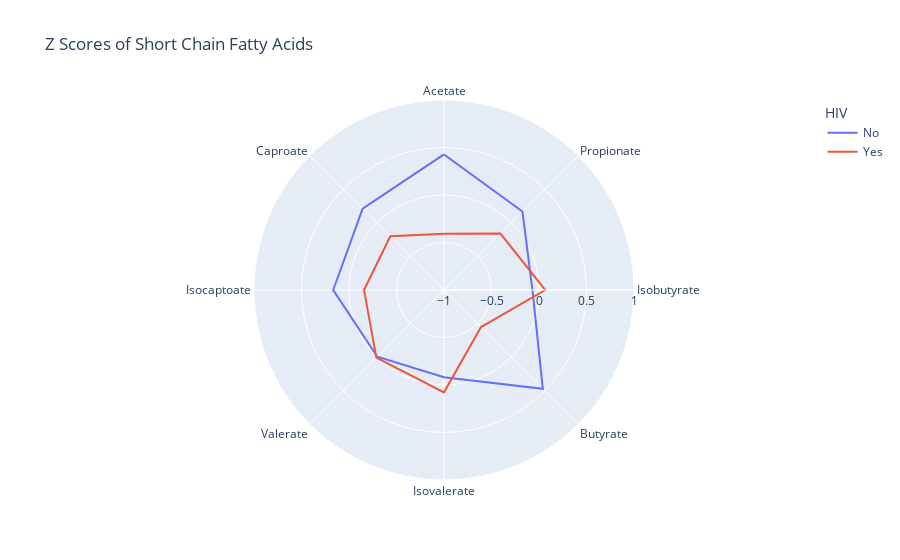

Notebook source saved alongside this figure:
### Code cell
melted_lipids_z = pd.melt(grouped_lipids_z, id_vars="HIV")
fig = px.line_polar(melted_lipids_z,
                    r="value",
                    theta="variable",
                    color="HIV",
                    line_close=True,
                    title="Z Scores of Short Chain Fatty Acids")
fig.update_layout(
  polar=dict(
    radialaxis=dict(
      visible=True,
      range=[-1, 1]
    )))
fig.show()

### Figure 1 — Plotly figure (JSON) as saved in the notebook; plotly's stock layout.template omitted (floating-point values rounded to 4 significant figures)
{"data": [{"hovertemplate": "HIV=No<br>value=%{r}<br>variable=%{theta}<extra></extra>", "legendgroup": "No", "line": {"color": "#636efa", "dash": "solid"}, "marker": {"symbol": "circle"}, "mode": "lines", "name": "No", "r": [0.4269, 0.168, -0.06885, 0.4713, -0.08128, -0.00725, 0.166, 0.2113, 0.4269], "showlegend": true, "subplot": "polar", "theta": ["Acetate", "Propionate", "Isobutyrate", "Butyrate", "Isovalerate", "Valerate", "Isocaptoate", "Caproate", "Acetate"], "type": "scatterpolar"}, {"hovertemplate": "HIV=Yes<br>value=%{r}<br>variable=%{theta}<extra></extra>", "legendgroup": "Yes", "line": {"color": "#EF553B", "dash": "solid"}, "marker": {"symbol": "circle"}, "mode": "lines", "name": "Yes", "r": [-0.4066, -0.16, 0.06557, -0.4489, 0.07741, 0.006905, -0.1581, -0.2012, -0.4066], "showlegend": true, "subplot": "polar", "theta": ["Acetate", "Propionate", "Isobutyrate", "Butyrate", "Isovalerate", "Valerate", "Isocaptoate", "Caproate", "Acetate"], "type": "scatterpolar"}], "layout": {"legend": {"title": {"text": "HIV"}, "tracegroupgap": 0}, "polar": {"angularaxis": {"direction": "clockwise", "rotation": 90}, "domain": {"x": [0, 1], "y": [0, 1]}, "radialaxis": {"range": [-1, 1], "visible": true}}, "title": {"text": "Z Scores of Short Chain Fatty Acids"}}}
